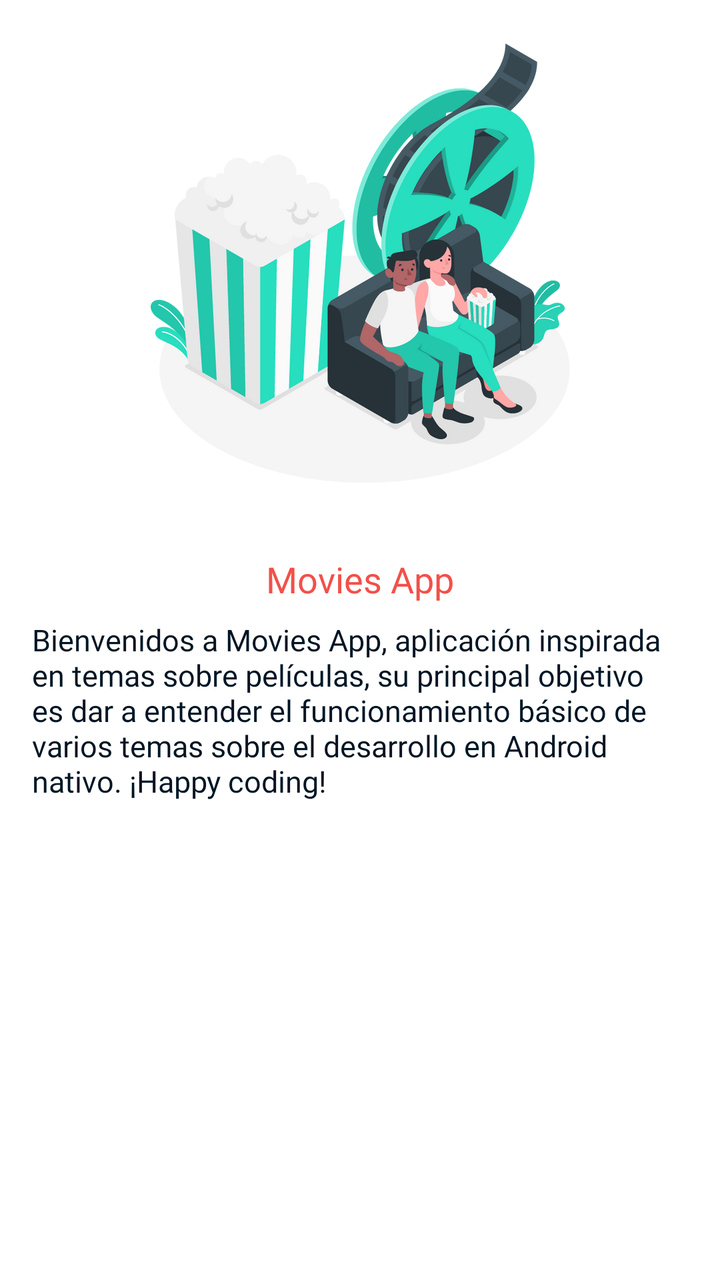
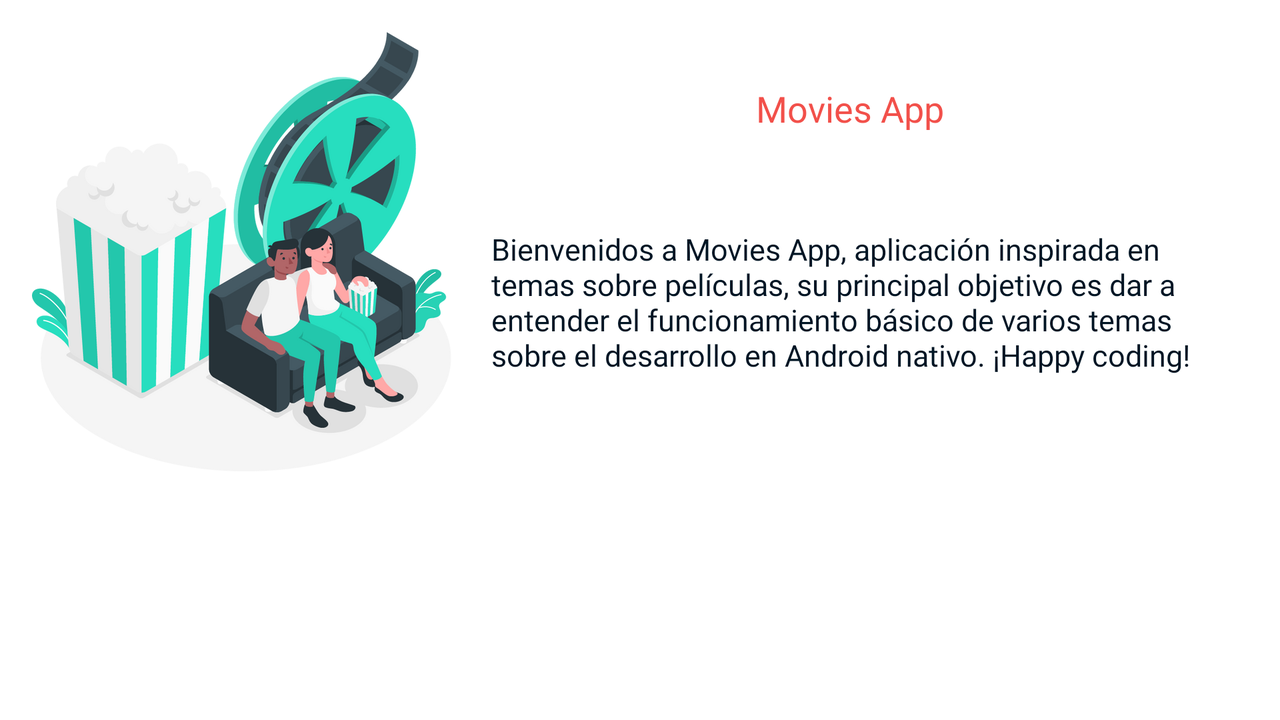

Two renders of one Android screen. The first uses the default layout on a phone; the second uses the alternative layout the repository ships for a different screen configuration, on a matching device. The two XML files are below.
<!-- AndroidManifest.xml: application theme Theme.MovieApp -->
<!-- res/layout/fragment_home.xml -->
<?xml version="1.0" encoding="utf-8"?>
<layout
    xmlns:android="http://schemas.android.com/apk/res/android"
    xmlns:app="http://schemas.android.com/apk/res-auto"
    xmlns:tools="http://schemas.android.com/tools">
<androidx.constraintlayout.widget.ConstraintLayout
    android:layout_width="match_parent"
    android:layout_height="match_parent"
    android:padding="16dp"
    tools:context=".views.home.HomeFragment">


    <ImageView
        android:id="@+id/imgHome"
        android:layout_width="wrap_content"
        android:layout_height="wrap_content"
        android:layout_marginBottom="18dp"
        android:src="@drawable/img_home"
        app:layout_constraintBottom_toTopOf="@+id/guideline2"
        app:layout_constraintEnd_toEndOf="parent"
        app:layout_constraintStart_toStartOf="parent" />

    <androidx.constraintlayout.widget.Guideline
        android:id="@+id/guideline2"
        android:layout_width="wrap_content"
        android:layout_height="wrap_content"
        android:orientation="horizontal"
        app:layout_constraintGuide_percent="0.4" />

    <TextView
        android:id="@+id/txtTitle"
        android:layout_width="wrap_content"
        android:layout_height="wrap_content"
        android:layout_marginTop="18dp"
        android:text="@string/app_name"
        style="@style/SemiBoldTextL"
        android:textColor="@color/dark_red_400"
        app:layout_constraintEnd_toEndOf="parent"
        app:layout_constraintStart_toStartOf="parent"
        app:layout_constraintTop_toTopOf="@+id/guideline2" />

    <TextView
        android:id="@+id/txtDescription"
        android:layout_width="0dp"
        android:layout_height="wrap_content"
        android:layout_marginTop="8dp"
        android:text="@string/txt_description"
        style="@style/RegularTextM"
        app:layout_constraintEnd_toEndOf="parent"
        app:layout_constraintStart_toStartOf="parent"
        app:layout_constraintTop_toBottomOf="@+id/txtTitle" />

</androidx.constraintlayout.widget.ConstraintLayout>
</layout>
<!-- resources referenced by this layout -->
<resources>
  <color name="dark_red_400">#F2504A</color>
  <!-- drawable img_home: png bitmap (drawable-hdpi, 71774 bytes) -->
  <string name="app_name">Movies App</string>
  <string name="txt_description">Bienvenidos a Movies App, aplicación inspirada en temas sobre películas, su principal objetivo es dar a entender el funcionamiento básico de varios temas sobre el desarrollo en Android nativo. ¡Happy coding!</string>
  <style name="RegularTextM">
          <item name="android:textColor">@color/background_dark_blue</item>
          <item name="android:textSize">15sp</item>
          <item name="fontFamily">@font/poppins</item>
      </style>
  <style name="SemiBoldTextL">
          <item name="android:textColor">@color/background_dark_blue</item>
          <item name="android:textSize">18sp</item>
          <item name="fontFamily">@font/poppins_semibold</item>
      </style>
  <style name="Theme.MovieApp" parent="Theme.MaterialComponents.DayNight.DarkActionBar">
          
          <item name="colorPrimary">@color/dark_green_700</item>
          <item name="colorPrimaryVariant">@color/dark_green_900</item>
          <item name="colorOnPrimary">@color/white</item>
          
          <item name="colorSecondary">@color/dark_red_400</item>
          <item name="colorSecondaryVariant">@color/dark_red_700</item>
          <item name="colorOnSecondary">@color/background_dark_blue</item>
          
          <item name="android:statusBarColor">?attr/colorPrimaryVariant</item>
          
      </style>
  <color name="background_dark_blue">#001524</color>
  <color name="dark_green_700">#2897B3</color>
  <color name="dark_green_900">#15616D</color>
  <color name="white">#FFFFFFFF</color>
  <color name="dark_red_700">#D62828</color>
</resources>
<!-- res/layout-land/fragment_home.xml (the repository's variant of the layout above) -->
<!-- drawn on the phone turned sideways -->
<?xml version="1.0" encoding="utf-8"?>
<layout
    xmlns:android="http://schemas.android.com/apk/res/android"
    xmlns:app="http://schemas.android.com/apk/res-auto"
    xmlns:tools="http://schemas.android.com/tools">
<androidx.constraintlayout.widget.ConstraintLayout
    android:layout_width="match_parent"
    android:layout_height="match_parent"
    android:padding="16dp"
    tools:context=".ui.home.HomeFragment">


    <ImageView
        android:id="@+id/imgHome"
        android:layout_width="wrap_content"
        android:layout_height="wrap_content"
        android:src="@drawable/img_home"
        app:layout_constraintStart_toStartOf="parent"
        app:layout_constraintTop_toTopOf="parent" />

    <TextView
        android:id="@+id/txtTitle"
        style="@style/SemiBoldTextL"
        android:layout_width="wrap_content"
        android:layout_height="wrap_content"
        android:layout_marginTop="26dp"
        android:text="@string/app_name"
        android:textColor="@color/dark_red_400"
        app:layout_constraintEnd_toEndOf="parent"
        app:layout_constraintStart_toEndOf="@+id/imgHome"
        app:layout_constraintTop_toTopOf="@+id/imgHome" />

    <TextView
        android:id="@+id/txtDescription"
        style="@style/RegularTextM"
        android:layout_width="0dp"
        android:layout_height="wrap_content"
        android:layout_marginStart="20dp"
        android:layout_marginTop="16dp"
        android:layout_marginBottom="16dp"
        android:text="@string/txt_description"
        app:layout_constraintBottom_toBottomOf="@+id/imgHome"
        app:layout_constraintEnd_toEndOf="parent"
        app:layout_constraintStart_toEndOf="@+id/imgHome"
        app:layout_constraintTop_toBottomOf="@+id/txtTitle" />

</androidx.constraintlayout.widget.ConstraintLayout>
</layout>
